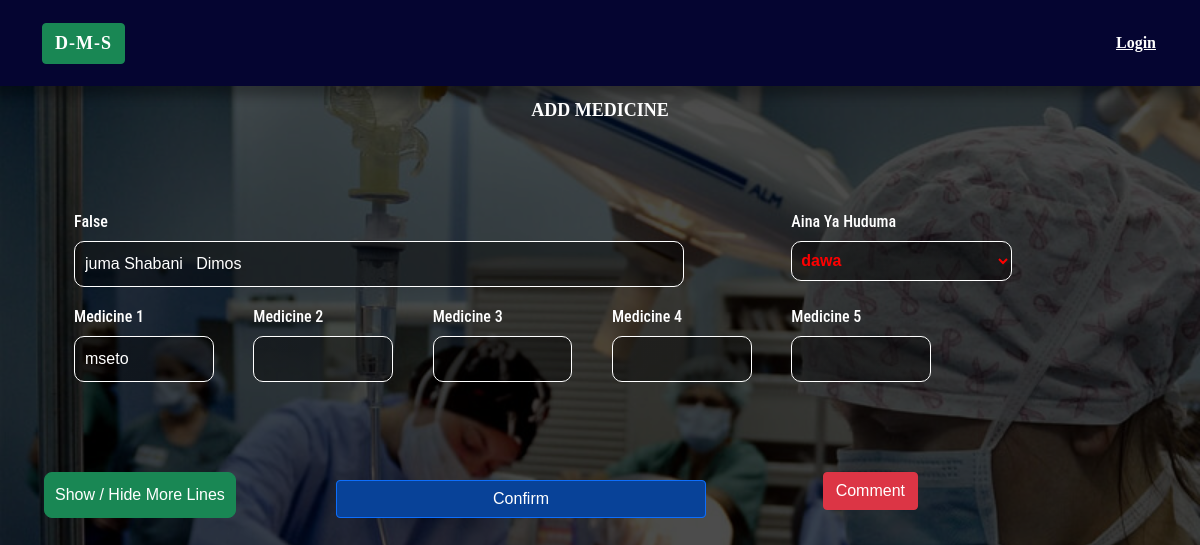
Screenshot of /home/dozi_update/1/ with the database file from the repository.
### hospital/models.py (models this page shows, shortened)
class Dozi(models.Model):
    Service = models.ForeignKey(ClinicServices, on_delete=models.CASCADE,null=True, blank=True)
    TakenBy = models.CharField(max_length=200, default='', blank=True, null=True)
    accepted=models.BooleanField(default=False, null=True, blank=True)
    accepted_date=models.DateTimeField(auto_now_add=False, blank=True,null=True)
    since_join=models.DateTimeField(auto_now_add=True, blank=True,null=True)
    accepted_quantity=models.BooleanField(default=False, null=True, blank=True)
    comments =models.TextField(max_length=10000, default='', blank=True, null=True)
    doctor_comments =models.TextField(max_length=10000, default='', blank=True, null=True)
    invoice_number =models.IntegerField(blank=True, null=True)
    invoice_date =models.DateField(auto_now_add=False, blank=True, null=True)
    name =models.CharField('Customer Name', max_length=200, default='', blank=True, null=True)
    line_one =models.CharField('Line 1', max_length=200, default='', blank=True, null=True)
    line_one_description=models.TextField('Description', max_length=200,blank=True, null=True)
    line_one_quantity =models.IntegerField('Quantity', default=1, blank=True, null=True)
    line_one_unit_price =models.IntegerField('Unit Price',default=0, blank=True, null=True)
    line_one_total_price =models.IntegerField('Line Total Price', default=0, blank=True, null=True)
    accepted_line_one=models.BooleanField(default=False, null=True, blank=True)
    line_two =models.CharField('Line 2', max_length=200, default='', blank=True, null=True)
    line_two_description=models.TextField('Description', max_length=200,blank=True, null=True)
    line_two_quantity =models.IntegerField('Quantity', default=1, blank=True, null=True)
    line_two_unit_price =models.IntegerField('Unit Price',default=0, blank=True, null=True)
    line_two_total_price =models.IntegerField('Line Total Price', default=0, blank=True, null=True)
    accepted_line_two=models.BooleanField(default=False, null=True, blank=True)
    line_three =models.CharField('Line 3', max_length=200, default='', blank=True, null=True)
    line_three_description=models.TextField('Description', max_length=200,blank=True, null=True)
    line_three_quantity =models.IntegerField('Quantity', default=1, blank=True, null=True)
    line_three_unit_price =models.IntegerField('Unit Price',default=0, blank=True, null=True)
    line_three_total_price =models.IntegerField('Line Total Price', default=0, blank=True, null=True)
    accepted_line_three=models.BooleanField(default=False, null=True, blank=True)
    line_four =models.CharField('Line 4', max_length=200, default='', blank=True, null=True)
    line_four_description=models.TextField('Description', max_length=200,blank=True, null=True)
    line_four_quantity =models.IntegerField('Quantity', default=1, blank=True, null=True)
    line_four_unit_price =models.IntegerField('Unit Price',default=0, blank=True, null=True)
    line_four_total_price =models.IntegerField('Line Total Price', default=0, blank=True, null=True)
    accepted_line_four=models.BooleanField(default=False, null=True, blank=True)
    line_five =models.CharField('Line 5', max_length=200, default='', blank=True, null=True)
    line_five_description=models.TextField('Description', max_length=200,blank=True, null=True)
    line_five_quantity =models.IntegerField('Quantity', default=1, blank=True, null=True)
    line_five_unit_price =models.IntegerField('Unit Price',default=0, blank=True, null=True)
    line_five_total_price =models.IntegerField('Line Total Price', default=0, blank=True, null=True)
    accepted_line_five=models.BooleanField(default=False, null=True, blank=True)
    line_six =models.CharField('Line 6', max_length=200, default='', blank=True, null=True)
    line_six_description=models.TextField('Description', max_length=200,blank=True, null=True)
    line_six_quantity =models.IntegerField('Quantity', default=1, blank=True, null=True)
    line_six_unit_price =models.IntegerField('Unit Price',default=0, blank=True, null=True)
    line_six_total_price =models.IntegerField('Line Total Price', default=0, blank=True, null=True)
    accepted_line_six=models.BooleanField(default=False, null=True, blank=True)
    line_seven =models.CharField('Line 7', max_length=200, default='', blank=True, null=True)
    line_seven_description=models.TextField('Description', max_length=200,blank=True, null=True)
    line_seven_quantity =models.IntegerField('Quantity', default=1, blank=True, null=True)
    line_seven_unit_price =models.IntegerField('Unit Price',default=0, blank=True, null=True)
    line_seven_total_price =models.IntegerField('Line Total Price', default=0, blank=True, null=True)
    accepted_line_seven=models.BooleanField(default=False, null=True, blank=True)
    line_eight =models.CharField('Line 8', max_length=200, default='', blank=True, null=True)
    line_eight_description=models.TextField('Description', max_length=200,blank=True, null=True)
    line_eight_quantity =models.IntegerField('Quantity', default=1, blank=True, null=True)
    line_eight_unit_price =models.IntegerField('Unit Price',default=0, blank=True, null=True)
    line_eight_total_price =models.IntegerField('Line Total Price', default=0, blank=True, null=True)
    accepted_line_eight=models.BooleanField(default=False, null=True, blank=True)
    line_nine =models.CharField('Line 9', max_length=200, default='', blank=True, null=True)
    line_nine_description=models.TextField('Description', max_length=200,blank=True, null=True)
    line_nine_quantity =models.IntegerField('Quantity', default=1, blank=True, null=True)
    line_nine_unit_price =models.IntegerField('Unit Price',default=0, blank=True, null=True)
    line_nine_total_price =models.IntegerField('Line Total Price', default=0, blank=True, null=True)
    accepted_line_nine=models.BooleanField(default=False, null=True, blank=True)
    line_ten =models.CharField('Line 10', max_length=200, default='', blank=True, null=True)
    line_ten_description=models.TextField('Description', max_length=200,blank=True, null=True)
    line_ten_quantity =models.IntegerField('Quantity', default=1, blank=True, null=True)
    line_ten_unit_price =models.IntegerField('Unit Price',default=0, blank=True, null=True)
    line_ten_total_price =models.IntegerField('Line Total Price', default=0, blank=True, null=True)
    accepted_line_ten=models.BooleanField(default=False, null=True, blank=True)
    phone_number = models.CharField(max_length=120, default='', blank=True, null=True)
    total = models.IntegerField( default='0', blank=True, null=True)
    balance = models.IntegerField(default='0', blank=True, null=True)
    time_stamp = models.DateTimeField(auto_now_add=True, auto_now=False)
    reg_date= models.DateTimeField(verbose_name="date joined", auto_now_add=True)
    last_updated = models.DateTimeField(auto_now_add=False, auto_now=True, blank=True)
    paid = models.BooleanField(default=False)
    invoice_type_choice = (
        ('Receipt', 'Receipt'),
        ('invoice', 'invoice'),
    )
    invoice_type = models.CharField(max_length=50, default='', blank=True, null=True, choices=invoice_type_choice)
    chagua_huduma = (
        ('vipimo', 'vipimo'),
        ('dawa', 'dawa'),
    )
    huduma = models.CharField(max_length=50, default='', blank=True, null=True, choices=chagua_huduma)
    class Meta:
        db_table='DOZI'

### hospital/views.py (the view)
# urls.py: path('dozi_update/<int:pk>/', views.dozi_update, name="dozi_update"),
def dozi_update(request, pk):
    queryset = Dozi.objects.order_by('-id')[:2]
    querySet = Dozi.objects.get(id=pk)
    form = DoziUpdateForm(instance=querySet)
    if request.method == "POST":
        form = DoziUpdateForm(request.POST, instance=querySet)
        if form.is_valid():
            form.save()
            return redirect('list_dozi')
    context = {
        "form":form,
        "querySet":querySet,
        "queryset":queryset
    }
    return render(request, 'hospital/add_dozi.html', context)

### hospital/templates/hospital/add_dozi.html (shortened to what this page needs)
{% extends 'hospital/base.html' %}
{% load static %}
{% block content %}
<!DOCTYPE html>
<html lang="en">
<head>
     <link rel="stylesheet" href="{% static 'hospital/jqueryui/jquery-ui.css' %}">
    <link rel="stylesheet" href="{% static 'hospital/jqueryui/jquery-ui.structure.min.css' %}">
    <link rel="stylesheet" href="{% static 'hospital/jqueryui/jquery-ui.structure.css' %}">
    <link rel="stylesheet" href="{% static 'hospital/jqueryui/jquery-ui.theme.min.css' %}">
     <link rel="stylesheet" href="{% static 'hospital/jqueryui/jquery-ui.theme.css' %}">
</head>
<body class="body-wrapper" style="">
    <div style="margin-top: 100px;">
      <center>
        <h1 style="color: white;font-weight: bold;font-family: bold;font-size: 18px;margin-bottom: 20px;">ADD MEDICINE</h1>
      </center>
 <div class="container-fluid">
{% include 'hospital/updates_dozi.html' %}
</body>
</html>
{% endblock %}

### hospital/templates/hospital/updates_dozi.html (shortened to what this page needs)
{% load static %}
     <link rel="stylesheet" href="{% static 'hospital/jqueryui/jquery-ui.css' %}">
    <link rel="stylesheet" href="{% static 'hospital/jqueryui/jquery-ui.structure.min.css' %}">
    <link rel="stylesheet" href="{% static 'hospital/jqueryui/jquery-ui.structure.css' %}">
    <link rel="stylesheet" href="{% static 'hospital/jqueryui/jquery-ui.theme.min.css' %}">
     <link rel="stylesheet" href="{% static 'hospital/jqueryui/jquery-ui.theme.css' %}">
<link href="{% static 'hospital/assets/vendor/bootstrap/css/bootstrap.min.css' %}" rel="stylesheet">
<div class="container-fluid">
    <form action="" method="POST" >
      <div class="row">
        <div class="col-md-8">
          <h3 class="header-label">
             {{form.name.label}} </h3>
           {{form.name}}
        </div>
          <div class="col-md-3">
            <h3 class="header-label">
             {{form.huduma.label}} </h3>
            {{form.huduma}}
          </div>
      </div>
<div class="row">
  <div class="col-md-2">
    <h3 class="header-label"> {{form.line_one.label}} </h3>
    {{form.line_one}}
  </div>
    <div class="col-md-2">
     <h3 class="header-label"> {{form.line_two.label}} </h3>
    {{form.line_two}}
  </div>
    <div class="col-md-2">
    <h3 class="header-label"> {{form.line_three.label}} </h3>
    {{form.line_three}}
  </div>
    <div class="col-md-2">
    <h3 class="header-label"> {{form.line_four.label}} </h3>
    {{form.line_four}}
  </div>
    <div class="col-md-2">
    <h3 class="header-label"> {{form.line_five.label}} </h3>
    {{form.line_five}}
  </div>
</div>
</div>
<div class="row" style="margin-top: 10px;margin-bottom: 15px;margin-left: 20px;">
  <div class="col-md-3">
   <button id="more-line" type="button" class="btn btn-success">Show / Hide More Lines</button>
  </div>
  <div class="col-md-5">
    <input type="submit" value="Confirm" class="btn btn-primary btn-md my-2 p" style="width: 80%;">
  </div>
  <div class="col-md-3">
   <button id="comment-line" type="button" class="btn btn-danger">Comment</button>
  </div>
</div>
</div>

### hospital/static/hospital/assets/css/style.css (style rules this page uses)
html, body { font-size: 100%; background:; font-family: 'Open Sans', sans-serif; }
input[type="button"],input[type="submit"],li.parallelogram { transition:0.5s all; -webkit-transition:0.5s all; -moz-transition:0.5s all; -o-transition:0.5s all; -ms-transition:0.5s all; }
h1,h2,h3,h4,h5,h6 { margin:0; font-family: 'Roboto Condensed', sans-serif; }
select { padding: 4px 5px!important; width: 80%; color: #9E9E9E; margin-top: 18px; border: 1px solid #464646; padding: 5px 10px; vertical-align: middle; }

### hospital/templates/hospital/add_dozi.html (style rules this page uses)
form { margin-bottom: 30px; padding: 50px; }
#more-line { border-radius: 8px; padding: 10px; color: white; }

### hospital/templates/hospital/updates_dozi.html (style rules this page uses)
input::placeholder { color: white; }
input { margin-bottom: 0px; }
#tag { margin-bottom: 0px; width: 88%; }
.header-label { color: white; margin-top: 20px; margin-bottom: 10px; font-size: 16px; text-align: left; }
form select { background: linear-gradient(rgba(0,0,0,0.4),rgba(0,0,0,0.4)); color: red; border: 1px solid white; padding: 20px; font-weight: bold; }

### rows the page displays
Dozi: name "juma Shabani Dimos", huduma "dawa", line_one "mseto"
